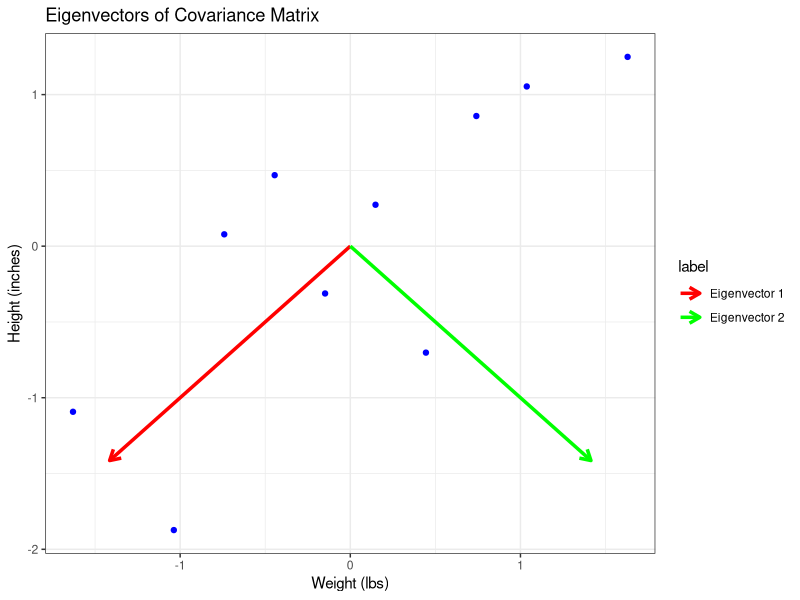

Generate this figure with R:
library(ggplot2)

# Given modified data
weight_lbs <- c(120, 140, 135, 155, 160, 145, 130, 165, 175, 150)
height_inches <- c(62, 70, 68, 64, 72, 66, 58, 73, 74, 69)
height_cm <- c(157.48, 177.8, 172.72, 162.56, 182.88, 167.64, 147.32, 185.42, 187.96, 175.26)

# Create a data frame
df <- data.frame(
  weight_lbs = weight_lbs,
  height_inches = height_inches,
  height_cm = height_cm
)

# Standardize the data
X_weight_height <- df[, c("weight_lbs", "height_inches")]
X_weight_height_standard <- scale(X_weight_height)

# Convert standardized matrix to data frame for ggplot
X_weight_height_standard_df <-
  as.data.frame(X_weight_height_standard)
  
# Compute Covariance Matrix
cov_matrix_weight_height <- cov(X_weight_height_standard)

# TODO: Calculate the eigenvalues and eigenvectors of the covariance matrix
eig <- eigen(cov_matrix_weight_height)

eigenvalues <- eig$values
eigenvectors <- eig$vectors

cat("\nEigenvalues:\n")
print(eigenvalues)

cat("\nEigenvectors:\n")
print(eigenvectors)

# Create data frame for eigenvector arrows
arrow_scale <- 2

# Prepare data for plotting
origin <- data.frame(x = 0, y = 0)
eigvec_df <- data.frame(
  xend = eigenvectors[1, ] * arrow_scale,
  yend = eigenvectors[2, ] * arrow_scale,
  label = c("Eigenvector 1", "Eigenvector 2"),
  color = c("red", "green")
)

# Plot standardized data and eigenvectors
plot <- ggplot(X_weight_height_standard_df, aes(x = weight_lbs, y = height_inches)) +
  geom_point(color = "blue") +
  geom_segment(
    data = eigvec_df,
    aes(x = 0, y = 0, xend = xend, yend = yend, color = label),
    arrow = arrow(length = unit(0.3, "cm")), linewidth = 1.2
  ) +
  scale_color_manual(values = c("red", "green")) +
  ggtitle("Eigenvectors of Covariance Matrix") +
  xlab("Weight (lbs)") +
  ylab("Height (inches)") +
  theme_bw() +
  theme(panel.grid = element_line())
